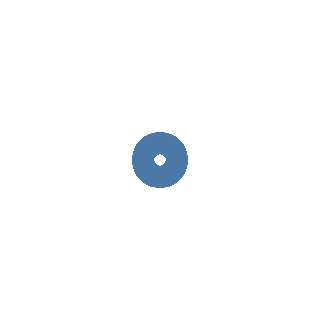

Notebook source saved alongside this figure:
### Markdown cell above
We get a `SchemaValidationError` because we need a type of mark, which represents our data. As mentioned, an `alt.Chart` both creates and verifies the schema. 

In our opening example, we saw `mark_point()`, which creates a scatter plot. There are many others, such as `mark_bar()`, `mark_tick()`, and more. You can read about them all [here](https://altair-viz.github.io/user_guide/marks.html).

### Code cell
alt.Chart(df).mark_point(size=10)

### Figure 1 — Vega-Lite specification as saved in the notebook (floating-point values rounded to 4 significant figures; data arrays with more than 128 entries replaced by an {"elided": "..."} marker saying what was removed)
{"config": {"view": {"continuousWidth": 400, "continuousHeight": 300}}, "data": {"name": "data-4ba12c371029303f29772324f5d63a54"}, "mark": {"type": "point", "size": 10}, "$schema": "https://vega.github.io/schema/vega-lite/v4.8.1.json", "datasets": {"data-4ba12c371029303f29772324f5d63a54": {"elided": "553 records"}}}
